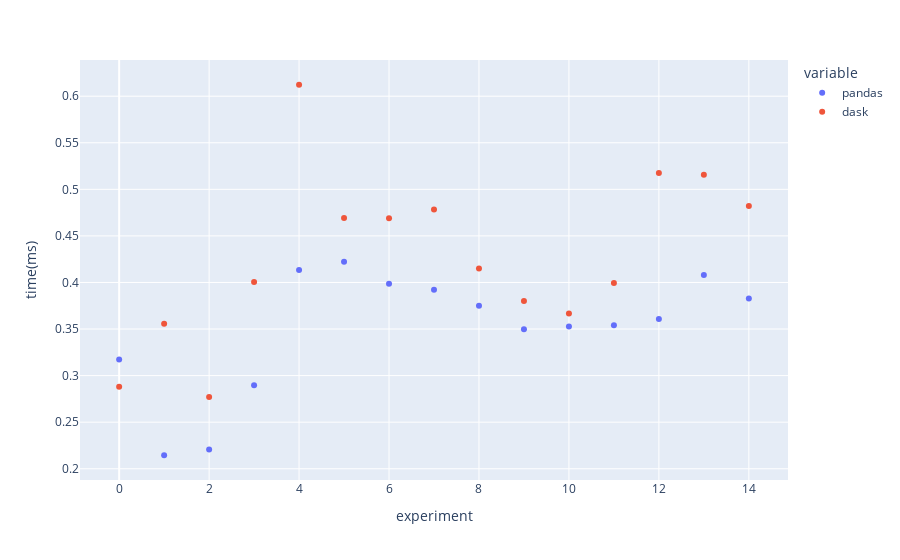

The code cell stored with this chart in its notebook:
### Code cell
px.scatter(data_frame=report_read, x=report_read.index, y=["pandas","dask"], labels={
    "index":"experiment","value":"time(ms)"
})

### Figure 1 — Plotly figure (JSON) as saved in the notebook; plotly's stock layout.template omitted (floating-point values rounded to 4 significant figures)
{"data": [{"hovertemplate": "variable=pandas<br>experiment=%{x}<br>time(ms)=%{y}<extra></extra>", "legendgroup": "pandas", "marker": {"color": "#636efa", "symbol": "circle"}, "mode": "markers", "name": "pandas", "orientation": "v", "showlegend": true, "type": "scatter", "x": [0, 1, 2, 3, 4, 5, 6, 7, 8, 9, 10, 11, 12, 13, 14], "xaxis": "x", "y": [0.3173, 0.2145, 0.2208, 0.2897, 0.4134, 0.4223, 0.3986, 0.3923, 0.375, 0.3499, 0.3526, 0.354, 0.3607, 0.4081, 0.3828], "yaxis": "y"}, {"hovertemplate": "variable=dask<br>experiment=%{x}<br>time(ms)=%{y}<extra></extra>", "legendgroup": "dask", "marker": {"color": "#EF553B", "symbol": "circle"}, "mode": "markers", "name": "dask", "orientation": "v", "showlegend": true, "type": "scatter", "x": [0, 1, 2, 3, 4, 5, 6, 7, 8, 9, 10, 11, 12, 13, 14], "xaxis": "x", "y": [0.2879, 0.3557, 0.277, 0.4005, 0.6123, 0.4692, 0.469, 0.4784, 0.4151, 0.3802, 0.3666, 0.3995, 0.5174, 0.5155, 0.4821], "yaxis": "y"}], "layout": {"legend": {"title": {"text": "variable"}, "tracegroupgap": 0}, "margin": {"t": 60}, "xaxis": {"anchor": "y", "domain": [0, 1], "title": {"text": "experiment"}}, "yaxis": {"anchor": "x", "domain": [0, 1], "title": {"text": "time(ms)"}}}}
